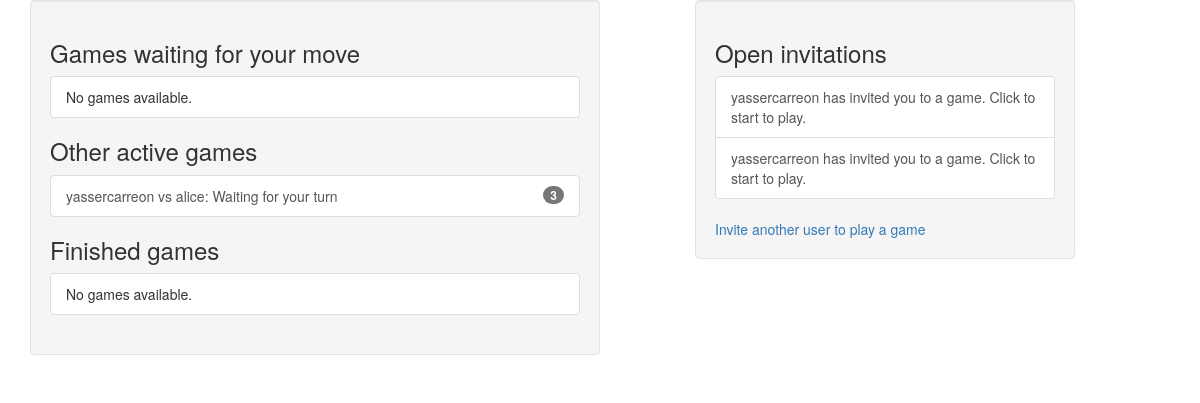
/user/home (signed in), run on the app's committed database.
### tictactoe/models.py (models this page shows, shortened)
class Game(models.Model):
    first_player = models.ForeignKey(User, related_name="games_first_player")
    second_player = models.ForeignKey(User, related_name="games_second_player")
    next_to_move = models.ForeignKey(User, related_name="games_to_move")
    start_time = models.DateTimeField(auto_now_add=True)
    last_time = models.DateTimeField(auto_now=True)
    status = models.CharField(
        max_length=1, default='A', choices=GAME_STATUS_CHOICES)
    objects = GamesManager()
    def __str__(self):
        return "{0} vs {1}".format(self.first_player, self.second_player)

class Invitation(models.Model):
    from_user = models.ForeignKey(User, related_name='invitations_sent')
    to_user = models.ForeignKey(User, related_name='invitations_received',
                                verbose_name='User to invite',
                                help_text='Please select the user you want to play a game')
    message = models.CharField('Optional message', max_length=300, blank=True,
                               help_text='Adding a friendly message is never a bad idea')
    timestamp = models.DateTimeField(auto_now_add=True)

### user/views.py (the view)
@login_required
def home(request):
    my_games = Game.objects.games_for_user(request.user)
    active_games = my_games.filter(status='A')
    finished_games = my_games.exclude(status='A')
    waiting_games = active_games.filter(next_to_move=request.user)
    other_games = active_games.exclude(next_to_move=request.user)
    invitations = request.user.invitations_received.all()
    context = {
        'other_games': other_games,
        'waiting_games': waiting_games,
        'finished_games': finished_games,
        'invitations': invitations
    }
    return render(request, 'user/home.html', context)

### tictactoe/models.py (called while the page is built)
    def games_for_user(self, user):
        return super(GamesManager, self).get_queryset().filter(
            Q(first_player_id=user.id) | Q(second_player_id=user.id))

### user/templates/user/home.html (shortened to what this page needs)
{% extends 'base.html' %}
{% block content %}
  <div class="well col-md-6">
    {% include 'tictactoe/games_list_snippet.html' with header='Games waiting for your move' games_list=waiting_games %}
    {% include 'tictactoe/games_list_snippet.html' with header='Other active games' games_list=other_games %}
    {% include 'tictactoe/games_list_snippet.html' with header='Finished games' games_list=finished_games %}
  </div>
  <div class="well col-sm-4 col-sm-push-1">
    {% if invitations %}
      <h3 class="panel-header">Open invitations</h3>
      <div class="list-group">
        {% for inv in invitations %}
          <a class="list-group-item" href="{% url 'tictactoe_accept_invitation' pk=inv.id %}">
            {{inv.from_user.username}} has invited you to a game. Click to start to play.
          </a>
        {% endfor %}
      </div>
    {% endif %}
    <a href="{% url 'tictactoe_invite' %}">Invite another user to play a game</a>
  </div>
{% endblock content %}

### templates/base.html (shortened to what this page needs)
 {% load staticfiles %}
<!DOCTYPE html>
<html lang="en">
  <head>
    {% block styling %}
      <link href="{% static 'bootstrap/css/bootstrap.min.css' %}" rel="stylesheet">
    {% endblock styling %}
  </head>
  <body>
    <div class="container">
      {% block content %}
      {% endblock content %}
    </div>
  </body>
</html>

### tictactoe/templates/tictactoe/games_list_snippet.html
<h3 class="panel-header">{{header}}</h3>
<div class="list-group">
  {% for game in games_list %}
    <a class="list-group-item" href="{% url 'tictactoe_game_detail' pk=game.id %}">
      {{game}}:
      {% if game.status == 'A' %}
        {% if game.next_to_move == user %}Your turn{% else %}Waiting for your turn{% endif %}
      {% elif game.status == 'D' %}
        Draw!
      {% elif game.status == 'F' and user == game.first_player %}
        You won!
      {% elif game.status == 'S' and user == game.second_player %}
        You won!
      {% else %}
        You lost!
      {% endif %}
      <span class="badge">{{game.move_set.count}}</span>
    </a>
  {% empty %}
    <span class="list-group-item">No games available.</span>
  {% endfor %}
</div>

### data on the page
Game: first_player+second_player "yassercarreon vs alice", status "Waiting for your turn", move_set.count "3"
Invitation: from_user.username "yassercarreon"
Invitation: from_user.username "yassercarreon"

### other printed values
{{ header }} "Games waiting for your move Other active games Finished games"
